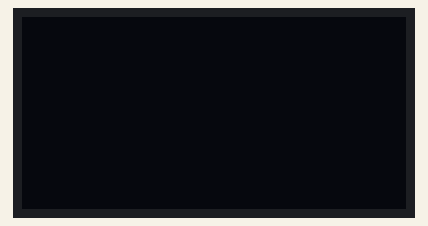
Recording of a sketch running on a simulated Arduino Uno, built with avr-gcc and run on an emulated ATmega328P. On the bench: 128×64 one-colour display.

Above: at 0.1 s.
At 5.1 s:
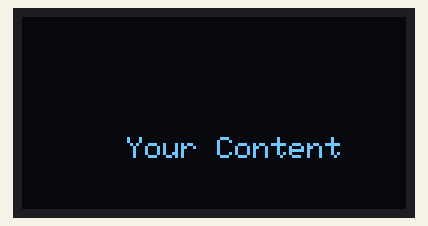
At 10.1 s:
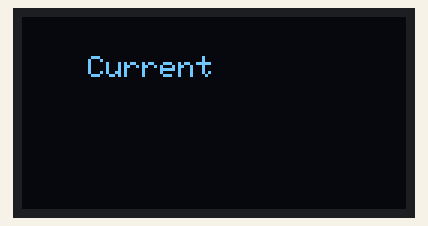

The sketch:

OLED1306_DCA.ino
```cpp
#include <Wire.h>
#include <Adafruit_GFX.h>
#include <Adafruit_SSD1306.h>

#define SCREEN_WIDTH 128
#define SCREEN_HEIGHT 64

Adafruit_SSD1306 display(SCREEN_WIDTH, SCREEN_HEIGHT, &Wire, -1);
bool currentPage = false;

void displayPage();

void setup() {
  if (!display.begin(SSD1306_SWITCHCAPVCC, 0x3C)) {
    Serial.println("SSD1306 allocation failed");
  } else {
    Serial.println("SSD1306 initialized");
  }
}

void loop() {
  delay(5000);
  currentPage = !currentPage; // Toggle the page
  displayPage();
}

void displayPage() {
  // Clear the display
  display.clearDisplay();

  // Set the font size
  display.setTextSize(1);
  display.setTextColor(SSD1306_WHITE);

  // Draw text based on the current page
  if (!currentPage) {
    display.setCursor(22, 13);
    display.println("Current");
  } else {
    // Add your custom content here for the second page
    display.setCursor(35, 40); // x, y
    display.println("Your Content");
  }

  // Display the content
  display.display();
}
```

Measured:
- what the display in image 1 shows lasts 5.0 s, from 5.1 s to 10.1 s
